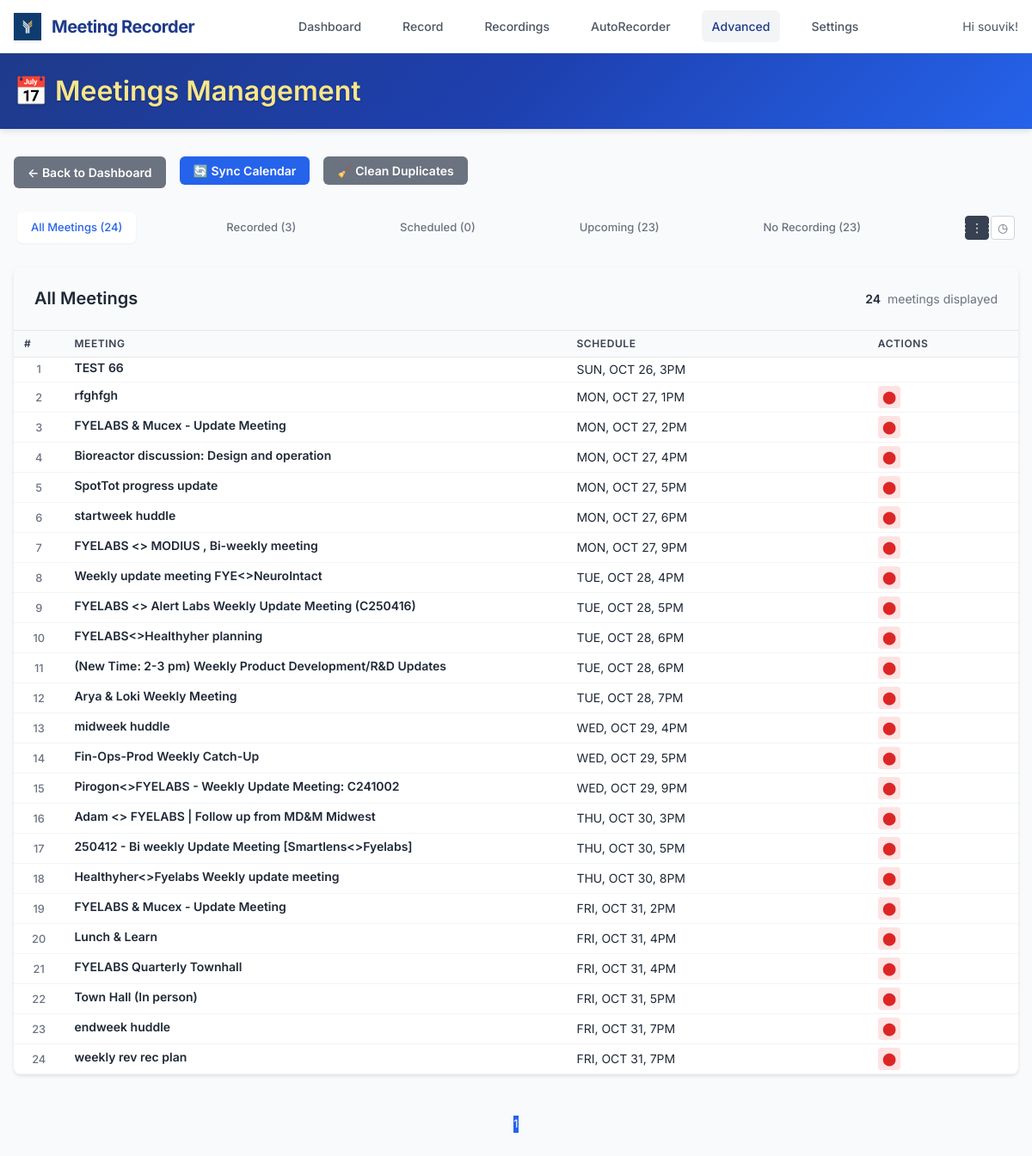
Screenshot of /admin/meetings (signed in) with the database file from the repository.
### models.py (models this page shows, shortened)
class User(UserMixin, db.Model):
    id = db.Column(db.Integer, primary_key=True)
    username = db.Column(db.String(80), unique=True, nullable=False)
    email = db.Column(db.String(120), unique=True, nullable=False)
    password_hash = db.Column(db.String(128))
    created_at = db.Column(db.DateTime, default=datetime.utcnow)
    is_active = db.Column(db.Boolean, default=True)
    default_monitor = db.Column(db.String(200))  # Default monitor for recordings
    auto_delete_days = db.Column(db.Integer, default=30)  # Auto-delete recordings after N days
    recordings = db.relationship('Recording', backref='user', lazy=True)
    meetings = db.relationship('Meeting', backref='user', lazy=True)

class Meeting(db.Model):
    id = db.Column(db.Integer, primary_key=True)
    calendar_event_id = db.Column(db.String(255))  # Original calendar event ID
    subject = db.Column(db.String(500), nullable=False)
    description = db.Column(db.Text)
    location = db.Column(db.String(500))
    web_link = db.Column(db.String(1000))  # Teams meeting link
    start_time = db.Column(db.DateTime, nullable=False)
    end_time = db.Column(db.DateTime, nullable=False)
    duration_minutes = db.Column(db.Integer)
    is_all_day = db.Column(db.Boolean, default=False)
    organizer = db.Column(db.String(255))
    required_attendees = db.Column(db.Text)  # JSON list of email addresses
    optional_attendees = db.Column(db.Text)  # JSON list of email addresses
    attendee_count = db.Column(db.Integer, default=0)
    meeting_type = db.Column(db.String(50), default='teams')  # teams, phone, in-person, other
    is_teams_meeting = db.Column(db.Boolean, default=False)
    is_recurring = db.Column(db.Boolean, default=False)
    recording_status = db.Column(db.String(50), default='none')  # none, scheduled, recorded_local, recorded_synced, excluded
    recording_id = db.Column(db.Integer, db.ForeignKey('recording.id'), nullable=True)  # One-to-one relationship
    recording = db.relationship('Recording', backref=db.backref('meeting', uselist=False), uselist=False)  # One meeting can have 0 or 1 recording
    discovered_at = db.Column(db.DateTime, default=datetime.utcnow)
    last_updated = db.Column(db.DateTime, default=datetime.utcnow, onupdate=datetime.utcnow)
    user_id = db.Column(db.Integer, db.ForeignKey('user.id'), nullable=False)
    is_excluded = db.Column(db.Boolean, default=False)  # User manually excluded from recording
    auto_record = db.Column(db.Boolean, default=True)  # Should this meeting be auto-recorded

### app.py (the view)
@app.route('/admin/meetings')
@login_required
def admin_meetings():
    try:
        page = request.args.get('page', 1, type=int)
        per_page = 50
        filter_status = request.args.get('filter', 'all')
        total_meetings = Meeting.query.count()
        recorded_meetings = Meeting.query.filter(Meeting.recording_status.in_(['recorded_synced', 'recorded_local'])).count()
        scheduled_meetings = Meeting.query.filter_by(recording_status='scheduled').count()
        upcoming_meetings = Meeting.query.filter(Meeting.start_time > datetime.utcnow()).count()
        no_recording_meetings = Meeting.query.filter(Meeting.recording_id.is_(None)).count()
        total_attendees = db.session.query(db.func.sum(Meeting.attendee_count)).scalar() or 0
        query = Meeting.query
        if filter_status == 'recorded':
            query = query.filter(Meeting.recording_status.in_(['recorded_synced', 'recorded_local']))
        elif filter_status == 'scheduled':
            query = query.filter_by(recording_status='scheduled')
        elif filter_status == 'upcoming':
            query = query.filter(Meeting.start_time > datetime.utcnow())
        elif filter_status == 'orphaned':
            query = query.filter(Meeting.recording_id.is_(None))
        meetings_paginated = query.order_by(Meeting.start_time.asc()).paginate(
            page=page, per_page=per_page, error_out=False
        )
        stats = {
            'total_meetings': total_meetings,
            'recorded_meetings': recorded_meetings,
            'scheduled_meetings': scheduled_meetings,
            'upcoming_meetings': upcoming_meetings,
            'no_recording_meetings': no_recording_meetings,
            'total_attendees': total_attendees
        }
        return render_template('admin/meetings.html',
                             meetings=meetings_paginated.items,
                             pagination=meetings_paginated,
                             stats=stats,
                             filter_status=filter_status)
    except Exception as e:
        logger.error(f"❌ Admin meetings error: {str(e)}")
        flash(f"Error loading meetings: {str(e)}", "error")
        return redirect(url_for('admin_dashboard'))

### app.py (called while the page is built)
@app.context_processor
def utility_processor():
    return dict(format_file_size=format_file_size, format_duration=format_duration)

@login_manager.user_loader
def load_user(user_id):
    return db.session.get(User, int(user_id))  # Fix SQLAlchemy deprecation

### templates/admin/meetings.html (shortened to what this page needs)
{% extends "base.html" %}
{% block content %}
<div class="admin-header">
    <div class="admin-header-content">
        <h1 class="admin-title">📅 Meetings Management</h1>
    </div>
</div>
<div class="action-buttons">
    <a href="{{ url_for('admin_dashboard') }}" class="btn btn-secondary">← Back to Dashboard</a>
    <form method="POST" action="{{ url_for('admin_sync_calendar') }}" style="display: inline;">
        <button type="submit" class="btn btn-primary">🔄 Sync Calendar</button>
    </form>
    <form method="POST" action="{{ url_for('admin_cleanup_duplicates') }}" style="display: inline;" onsubmit="return confirm('This will remove duplicate meetings from the database. Continue?')">
        <button type="submit" class="btn btn-secondary">🧹 Clean Duplicates</button>
    </form>
</div>
<div class="filter-tabs">
    <a href="{{ url_for('admin_meetings') }}" class="filter-tab {{ 'active' if filter_status == 'all' else '' }}">
        All Meetings ({{ stats.total_meetings }})
    </a>
    <a href="{{ url_for('admin_meetings', filter='recorded') }}" class="filter-tab {{ 'active' if filter_status == 'recorded' else '' }}">
        Recorded ({{ stats.recorded_meetings }})
    </a>
    <a href="{{ url_for('admin_meetings', filter='scheduled') }}" class="filter-tab {{ 'active' if filter_status == 'scheduled' else '' }}">
        Scheduled ({{ stats.scheduled_meetings }})
    </a>
    <a href="{{ url_for('admin_meetings', filter='upcoming') }}" class="filter-tab {{ 'active' if filter_status == 'upcoming' else '' }}">
        Upcoming ({{ stats.upcoming_meetings }})
    </a>
    <a href="{{ url_for('admin_meetings', filter='orphaned') }}" class="filter-tab {{ 'active' if filter_status == 'orphaned' else '' }}">
        No Recording ({{ stats.no_recording_meetings }})
    </a>
    <div class="view-toggle">
        <button onclick="switchView('list')" class="view-btn active" id="list-btn" title="List View">⋮⋮⋮</button>
        <button onclick="switchView('calendar')" class="view-btn" id="calendar-btn" title="Calendar View">◷</button>
    </div>
</div>
<div class="meetings-container" id="list-view">
    <div class="meetings-header">
        <h2 style="margin: 0; font-size: 1.25rem; color: #1f2937;">
            {% if filter_status == 'all' %}All Meetings
            {% elif filter_status == 'recorded' %}Recorded Meetings
            {% elif filter_status == 'scheduled' %}Scheduled Meetings
            {% elif filter_status == 'upcoming' %}Upcoming Meetings
            {% elif filter_status == 'orphaned' %}Meetings Without Recordings
            {% endif %}
        </h2>
        <div class="meetings-stats">
            <div class="stat-item">
                <span class="stat-number">{{ meetings|length }}</span>
                <span>meetings displayed</span>
            </div>
        </div>
    </div>
    {% if meetings %}
    <table class="meetings-table">
        <thead>
            <tr>
                <th>#</th>
                <th>Meeting</th>
                <th>Schedule</th>
                <th>Actions</th>
            </tr>
        </thead>
        <tbody>
            {% for meeting in meetings %}
            <tr>
                <td>
                    {{ loop.index }}
                </td>
                <td>
                    <a href="{{ url_for('admin_meeting_detail', meeting_id=meeting.id) }}" class="meeting-title">
                        {{ meeting.subject }}
                    </a>
                </td>
                <td>
                    <div style="color: #1f2937;">
                        {{ meeting.start_time.strftime('%a, %b %d, %I%p').upper().replace(' 0', ' ') }}
                    </div>
                </td>
                <td>
                    <div class="action-buttons-group">
                        {% if meeting.recording_status == 'recording' %}
                        <span class="recording-indicator pulsating" title="Currently Recording">
                            ⬤
                        </span>
                        <button onclick="stopRecording({{ meeting.id }}, '{{ meeting.subject }}')"
                                class="btn btn-stop-icon"
                                title="Stop Recording">
                            ⏹
                        </button>
                        {% elif not meeting.recording %}
                        <button onclick="startRecording({{ meeting.id }}, '{{ meeting.subject }}')"
                                class="btn btn-record-icon"
                                title="Start Recording">
                            ⬤
                        </button>
                        {% endif %}
                    </div>
                </td>
            </tr>
            {% endfor %}
        </tbody>
    </table>
    {% endif %}
</div>
{% if pagination %}
<div class="pagination">
    {% for page_num in pagination.iter_pages() %}
        {% if page_num %}
            {% if page_num != pagination.page %}
                <a href="{{ url_for('admin_meetings', page=page_num, filter=filter_status) }}">{{ page_num }}</a>
            {% else %}
                <span class="current">{{ page_num }}</span>
            {% endif %}
        {% else %}
            <span>…</span>
        {% endif %}
    {% endfor %}
</div>
{% endif %}
{% endblock %}

### templates/base.html (shortened to what this page needs)
<!DOCTYPE html>
<html lang="en">
<head>
</head>
<body>
    <header class="header">
        <div class="header-content">
            <a href="{{ url_for('dashboard') }}" class="logo">
                <img src="{{ url_for('static', filename='image.png') }}" alt="FYE Labs" class="logo-image">
                <span class="logo-text">Meeting Recorder</span>
            </a>
            <nav class="nav-menu">
                <a href="{{ url_for('dashboard') }}" class="nav-link {% if request.endpoint == 'dashboard' %}active{% endif %}">Dashboard</a>
                <a href="{{ url_for('record') }}" class="nav-link {% if request.endpoint == 'record' %}active{% endif %}">Record</a>
                <a href="{{ url_for('recordings') }}" class="nav-link {% if request.endpoint == 'recordings' %}active{% endif %}">Recordings</a>
                <a href="{{ url_for('autorecorder') }}" class="nav-link {% if request.endpoint == 'autorecorder' %}active{% endif %}">AutoRecorder</a>
                <a href="{{ url_for('admin_dashboard') }}" class="nav-link {% if request.endpoint.startswith('admin_') %}active{% endif %}">Advanced</a>
                <a href="{{ url_for('settings') }}" class="nav-link {% if request.endpoint == 'settings' %}active{% endif %}">Settings</a>
            </nav>
            <div class="user-menu">
                <span class="user-info">Hi {{ current_user.username }}!</span>
            </div>
        </div>
    </header>
    <main class="container">
        {% block content %}{% endblock %}
    </main>
</body>
</html>

### rows the page displays
User: username "souvik"
Meeting: subject "TEST 66", start_time "SUN, OCT 26, 3PM"
Meeting: subject "rfghfgh", start_time "MON, OCT 27, 1PM"
Meeting: subject "FYELABS & Mucex - Update Meeting", start_time "MON, OCT 27, 2PM"
Meeting: subject "Bioreactor discussion: Design and operation", start_time "MON, OCT 27, 4PM"
Meeting: subject "SpotTot progress update", start_time "MON, OCT 27, 5PM"
Meeting: subject "startweek huddle", start_time "MON, OCT 27, 6PM"
Meeting: subject "FYELABS <> MODIUS , Bi-weekly meeting", start_time "MON, OCT 27, 9PM"
Meeting: subject "Weekly update meeting FYE<>NeuroIntact", start_time "TUE, OCT 28, 4PM"
Meeting: subject "FYELABS <> Alert Labs Weekly Update Meeting (C250416)", start_time "TUE, OCT 28, 5PM"
Meeting: subject "FYELABS<>Healthyher planning", start_time "TUE, OCT 28, 6PM"
Meeting: subject "(New Time: 2-3 pm) Weekly Product Development/R&D Updates", start_time "TUE, OCT 28, 6PM"
Meeting: subject "Arya & Loki Weekly Meeting", start_time "TUE, OCT 28, 7PM"
Meeting: subject "midweek huddle", start_time "WED, OCT 29, 4PM"
Meeting: subject "Fin-Ops-Prod Weekly Catch-Up", start_time "WED, OCT 29, 5PM"
Meeting: subject "Pirogon<>FYELABS - Weekly Update Meeting: C241002", start_time "WED, OCT 29, 9PM"
Meeting: subject "Adam <> FYELABS | Follow up from MD&M Midwest", start_time "THU, OCT 30, 3PM"
Meeting: subject "250412 - Bi weekly Update Meeting [Smartlens<>Fyelabs]", start_time "THU, OCT 30, 5PM"
Meeting: subject "Healthyher<>Fyelabs Weekly update meeting", start_time "THU, OCT 30, 8PM"
Meeting: subject "FYELABS & Mucex - Update Meeting", start_time "FRI, OCT 31, 2PM"
Meeting: subject "Lunch & Learn", start_time "FRI, OCT 31, 4PM"
Meeting: subject "FYELABS Quarterly Townhall", start_time "FRI, OCT 31, 4PM"
Meeting: subject "Town Hall (In person)", start_time "FRI, OCT 31, 5PM"
Meeting: subject "endweek huddle", start_time "FRI, OCT 31, 7PM"
Meeting: subject "weekly rev rec plan", start_time "FRI, OCT 31, 7PM"

### other values shown
{{ stats.total_meetings }} "24"
{{ stats.recorded_meetings }} "3"
{{ stats.scheduled_meetings }} "0"
{{ stats.upcoming_meetings }} "23"
{{ stats.no_recording_meetings }} "23"
{{ meetings|length }} "24"
{{ page_num }} "1"
